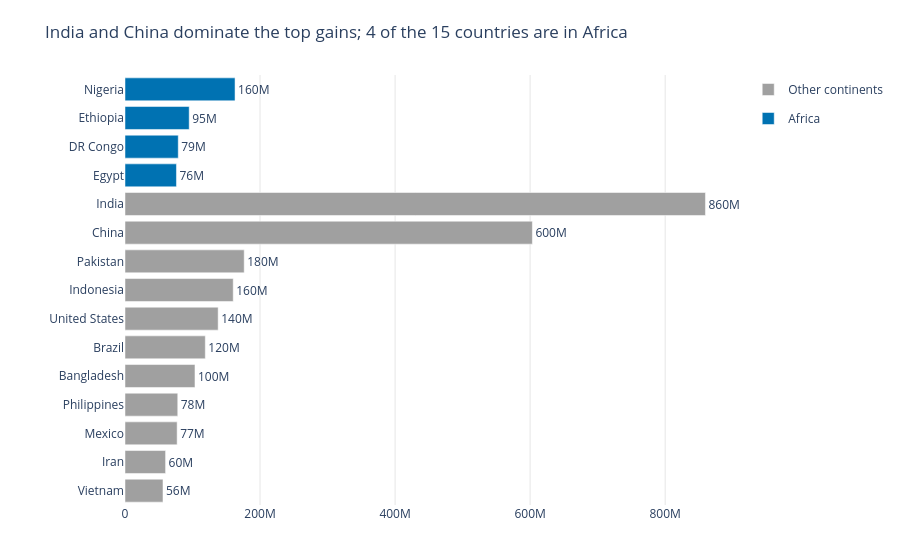

Write notebook code for a chart like this one.
### Markdown cell above
**Chart choice & justification:** *Which chart did you choose, and why? Justify design choices.

I used a sorted horizontal bar chart because it presents the 15 largest absolute population gains in a clear ranking and makes differences between countries easy to compare. I highlighted African countries in blue and used grey for the other continents so that continent membership adds useful context without distracting from the rankings.

### Code cell
# Q2
df['Population added'] = df['2022 Population'] - df['1970 Population']
top15 = df.nlargest(15, 'Population added').sort_values('Population added')
top15['Africa?'] = np.where(top15['Continent'].eq('Africa'), 'Africa', 'Other continents')

fig = px.bar(top15, x='Population added', y='Country', color='Africa?',
             color_discrete_map={'Africa': '#0072B2', 'Other continents': '#A0A0A0'},
             orientation='h', template='plotly_white')
fig.update_traces(texttemplate='%{x:.2s}', textposition='outside', cliponaxis=False)
africa_count = (top15['Africa?'] == 'Africa').sum()
fig.update_layout(title=f"India and China dominate the top gains; {africa_count} of the 15 countries are in Africa",
                  xaxis_title=None, yaxis_title=None, legend=None,
                  margin=dict(l=125, r=55, t=75, b=55),
                  xaxis=dict(gridcolor='#E6E6E6', zeroline=False, tickformat='~s'))
fig.show()

### Figure 1 — Plotly figure (JSON) as saved in the notebook; plotly's stock layout.template omitted (floating-point values rounded to 4 significant figures)
{"data": [{"cliponaxis": false, "hovertemplate": "Africa?=Other continents<br>Population added=%{x}<br>Country=%{y}<extra></extra>", "legendgroup": "Other continents", "marker": {"color": "#A0A0A0", "pattern": {"shape": ""}}, "name": "Other continents", "orientation": "h", "showlegend": true, "textposition": "outside", "texttemplate": "%{x:.2s}", "type": "bar", "x": [56258007, 60100865, 77214819, 78123423, 103644512, 118943623, 137961517, 160272945, 176533990, 603352887, 859671872], "xaxis": "x", "y": ["Vietnam", "Iran", "Mexico", "Philippines", "Bangladesh", "Brazil", "United States", "Indonesia", "Pakistan", "China", "India"], "yaxis": "y"}, {"cliponaxis": false, "hovertemplate": "Africa?=Africa<br>Population added=%{x}<br>Country=%{y}<extra></extra>", "legendgroup": "Africa", "marker": {"color": "#0072B2", "pattern": {"shape": ""}}, "name": "Africa", "orientation": "h", "showlegend": true, "textposition": "outside", "texttemplate": "%{x:.2s}", "type": "bar", "x": [76208117, 78858479, 95071678, 162971948], "xaxis": "x", "y": ["Egypt", "DR Congo", "Ethiopia", "Nigeria"], "yaxis": "y"}], "layout": {"barmode": "relative", "legend": {}, "margin": {"b": 55, "l": 125, "r": 55, "t": 75}, "title": {"text": "India and China dominate the top gains; 4 of the 15 countries are in Africa"}, "xaxis": {"anchor": "y", "domain": [0, 1], "gridcolor": "#E6E6E6", "tickformat": "~s", "title": {}, "zeroline": false}, "yaxis": {"anchor": "x", "domain": [0, 1], "title": {}}}}
